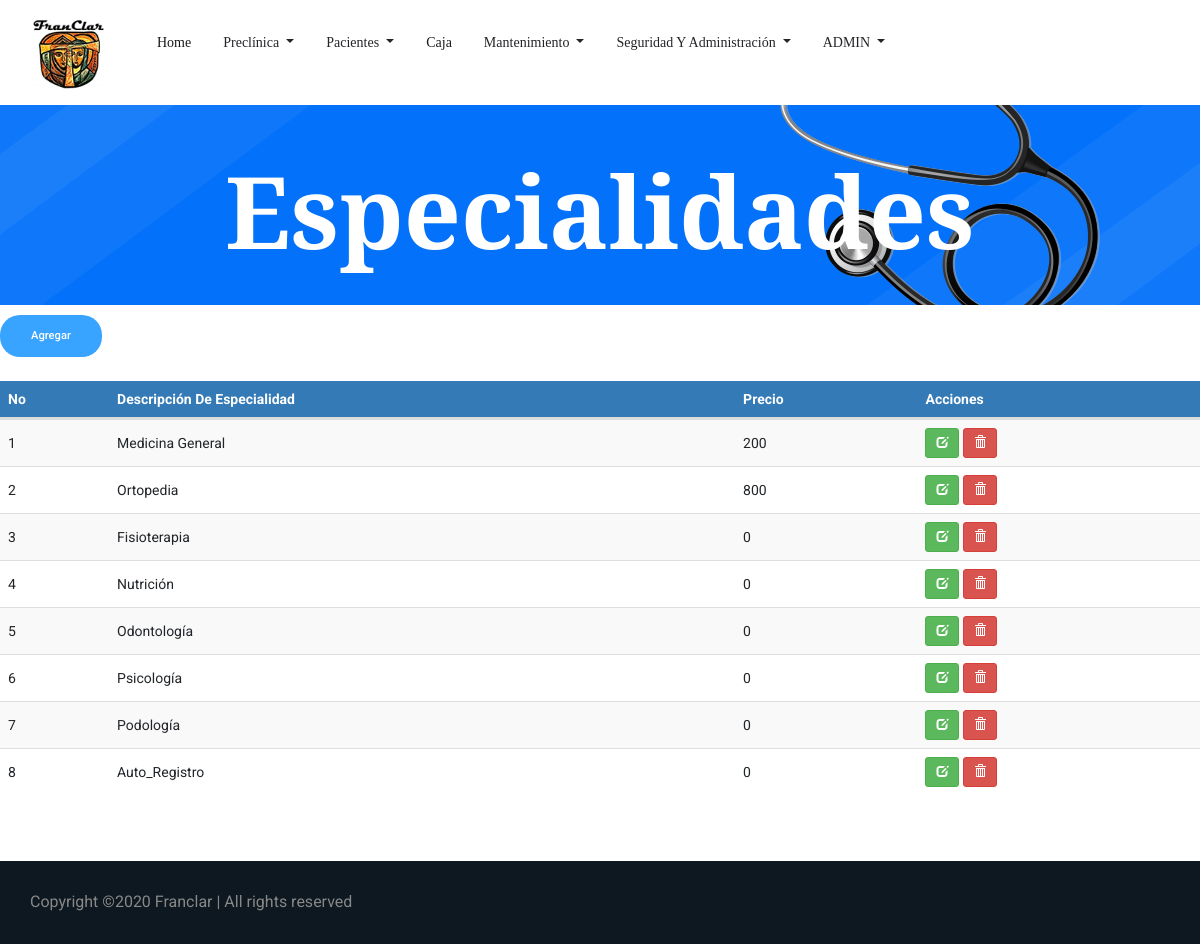
Page /Especialidades.php (signed in) on the earlier database version.
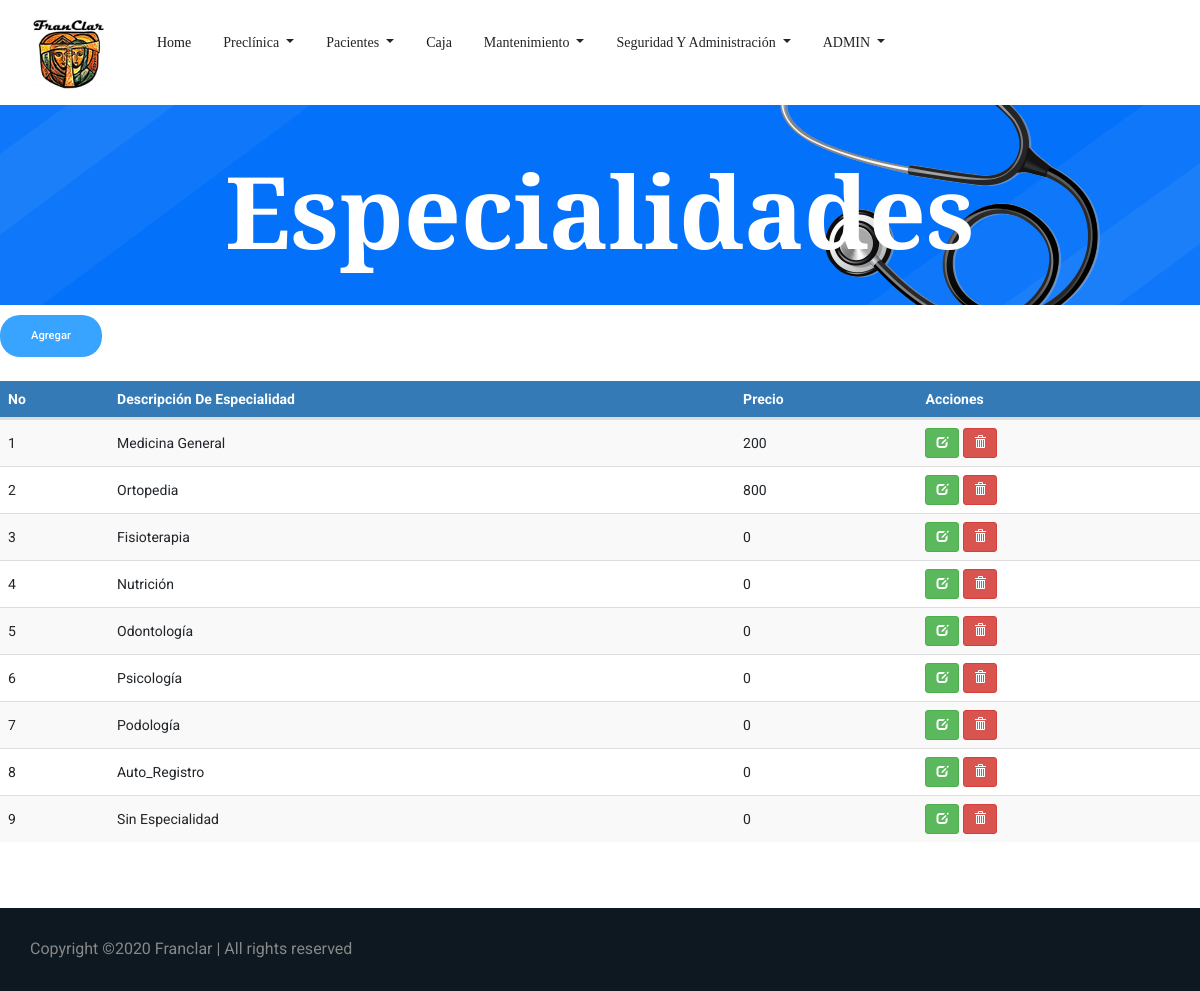
Same page on the later database version.
### tables this page shows
CREATE TABLE `tbl_especialidad` (
  `ID_especialidad` int(3) NOT NULL,
  `Descripcion_espec` varchar(30) NOT NULL,
  `Precio` int(5) NOT NULL
);

### Especialidades.php (the view, shortened to what this page needs)
<!doctype html>
<html lang="es">
<?php
include 'head.php'
?>
<body>
    <?php
    include 'header.php';
    ?>
    <section class="breadcrumb_part breadcrumb_bg">
        <div class="container">
            <div class="row">
                <div class="col-lg-12">
                    <div class="breadcrumb_iner">
                        <div class="breadcrumb_iner_item">
                            <h2>Especialidades</h2>
                        </div>
                    </div>
                </div>
            </div>
        </div>
    </section>
	 <?php
	  $rolUsuario=$_SESSION['ID_Rol'];
	 $sql=("SELECT * FROM tbl_permisos WHERE id_objeto=9 AND id_rol=$rolUsuario");
		$query=mysqli_query($con,$sql);
		if(mysqli_num_rows($query)>0){
			$row = mysqli_fetch_assoc($query);
			$permiso= $row['permiso_insertar'];
			$permiso_eliminar= $row['permiso_eliminar'];
			$permiso_actualizar=$row['permiso_actualizar'];
		}if ($permiso==0){
		 echo '<div class="alert alert-danger alert-dismissable"><button type="button" class="close" data-dismiss="alert" aria-hidden="true">&times;</button>"usuario no tiene permisos para agregar nuevo"</div>';
		}else{?>
		<form class="form-inline my-2 my-lg-0 float-left">
			<a href="agregar_Especialidad.php" class="genric-btn info circle">Agregar</a>
		</form>
	   <br>
		<br>
		<br>
		<?php } ?>
		<div class="table-responsive">
			<table id="datatableUsuarios" class="table table-striped table-hover">
			<thead>
				<tr>
                    <th>No</th>
					<th>Descripción De Especialidad</th>
					<th>Precio</th>
					<th>Acciones</th>
				</tr>
				</thead>
				<tbody>
				<?php
				$sql = mysqli_query($con, "SELECT * FROM tbl_especialidad");
				if(mysqli_num_rows($sql) == 0){
					echo '<tr><td colspan="8">No hay datos.</td></tr>';
				}else{
					while($row = mysqli_fetch_assoc($sql)){
						($permiso_eliminar==1)?$boton='<a href="Especialidades.php?aksi=delete&nik='.$row['ID_especialidad'].'" title="Eliminar" onclick="return confirm(\'¿Está seguro de borrar los datos del cargo '.$row['Descripcion_espec'].'?\')" class="btn btn-danger btn-sm"><span class="glyphicon glyphicon-trash" aria-hidden="true"></span></a>':$boton='<a  title="Eliminar"  onClick="permiso()" class="btn btn-warning btn-sm"><span class="glyphicon glyphicon-trash" aria-hidden="true"></span></a>';
						($permiso_actualizar==1)?$boton2='<a href="EditarEspecialidad.php?nik='.$row['ID_especialidad'].'" title="Editar datos" class="btn btn-success btn-sm"><span class="glyphicon glyphicon-edit" aria-hidden="true"></span></a>':$boton2='<a  title="Editar datos" onClick="permiso()" class="btn btn-warning btn-sm"><span class="glyphicon glyphicon-edit" aria-hidden="true"></span></a>';
						echo '
						<tr>
                            <td>'.$row['ID_especialidad'].'</td>
							<td>'.$row['Descripcion_espec'].'</td>
							<td>'.$row['Precio'].'</td>
							<td>'.$boton2.' '.$boton.'</td>
						</tr>
						';
					}
				}
				?>
				</tbody>
			</table>
		 </div>
            <br>
            <br>
            <br>
    <?php
        include 'Copyright.php'
    ?>
</body>
</html>

Differences in the rows shown:
added tbl_especialidad: ID_especialidad "9", Descripcion_espec "Sin Especialidad", Precio "0"
